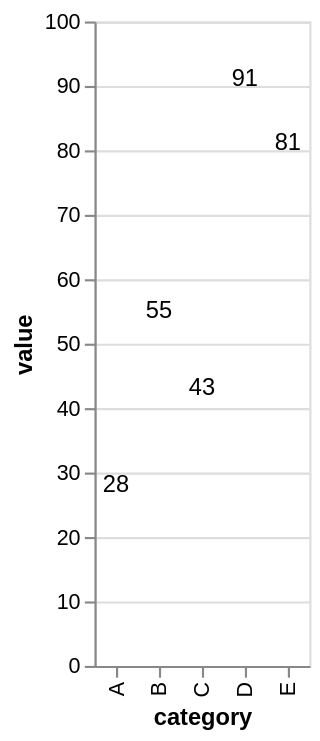

Express this chart as Vega-Lite.
### Vega-Lite specification from a JSON file in a GitHub repository (floating-point values rounded to 4 significant figures)
{"$schema": "https://vega.github.io/schema/vega-lite/v6.json", "data": {"values": [{"category": "A", "value": 28}, {"category": "B", "value": 55}, {"category": "C", "value": 43}, {"category": "D", "value": 91}, {"category": "E", "value": 81}]}, "description": "Text labels positioned by x and y.", "encoding": {"text": {"field": "value", "type": "quantitative"}, "x": {"field": "category", "type": "nominal"}, "y": {"field": "value", "type": "quantitative"}}, "mark": "text", "usermeta": {"easel": {"standin_ratio": 0.0277, "threshold": 0.05}}}
